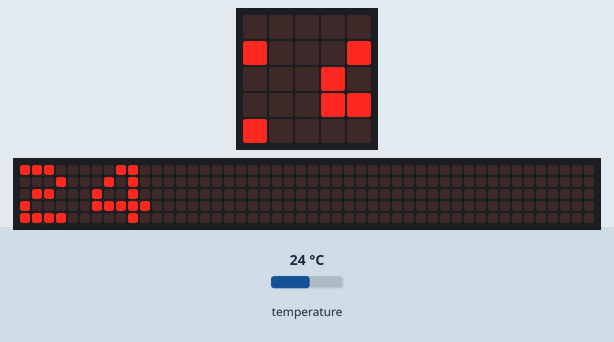
The program below on a simulated BBC micro:bit (MakeCode). On the bench: the board's 5×5 LED display, a strip that is not on the board, showing the scrolling text unrolled. The inputs (shaded band) are chosen by the test bench; at power-on: temperature 24 °C. The 48×5 strip is a reading aid, not a part: it shows the text the display is scrolling, unrolled, one strip-width of it at a time.

Above: at 1.27 s.
1.3 s: temperature set to 12 °C
At 3.1 s:
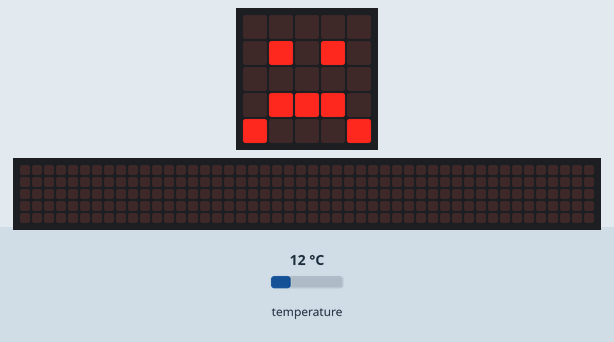
4.8 s: temperature set to 19 °C
At 6.71 s:
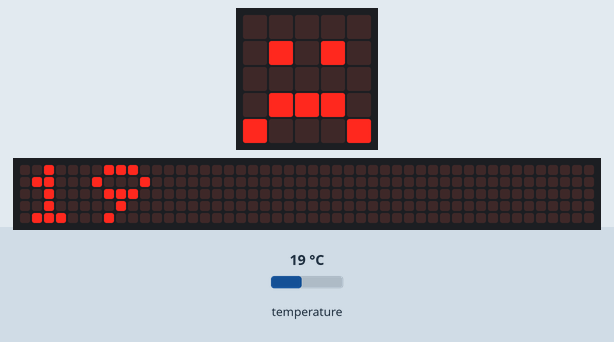
8.1 s: temperature set to 28 °C
At 12.5 s:
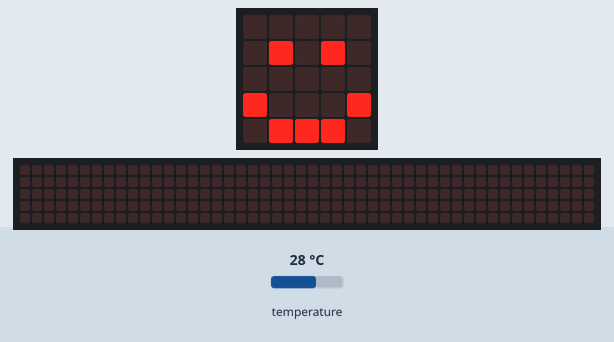

The program:

main.ts
```typescript
basic.forever(function () {
    basic.showNumber(input.temperature())
    if (input.temperature() < 23) {
        basic.showIcon(IconNames.Sad)
    } else if (input.temperature() > 25) {
        basic.showNumber(input.temperature())
        basic.showIcon(IconNames.Happy)
    } else {
        if (input.temperature() >= 23 && input.temperature() <= 25) {
            basic.showNumber(input.temperature())
        }
    }
})
```

test.ts
```typescript
// aquí va el archivo "tests"; esto no se compilará cuando este paquete se utilice como una extensión.
```

Measured:
- after the input at 1.3 s, the display: first differs from a run without the input after 1.4 s (image 1)
- what the display in image 1 shows lasts 0.6 s, from 2.7 s to 3.3 s
